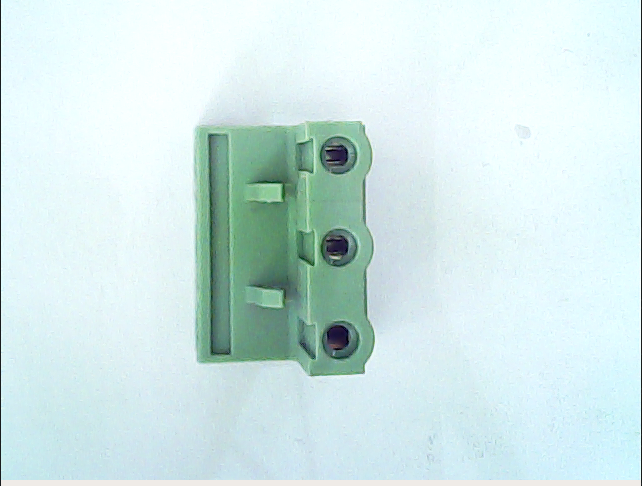
#> input picture DATA/socket.png, 642 x 486 px, found by its file name
$ python 'FLANN MATCHING.py'
#> lines starting #> are read from the running program, lines starting #| are printed output that depends on the picture; after the words box and inside, x2 and y2 are one past the last pixel; in counts of white or black regions, pixels touching at a corner belong together
### Imports
import cv2
import matplotlib.pyplot as plt
import numpy as np

### load Images
Original = cv2.imread('DATA/socket.png')
#> Original is the input picture: shape (486, 642, 3); mean B, G, R 231.1, 231.7, 209.7
Target = cv2.imread('DATA/socket2.jpg')
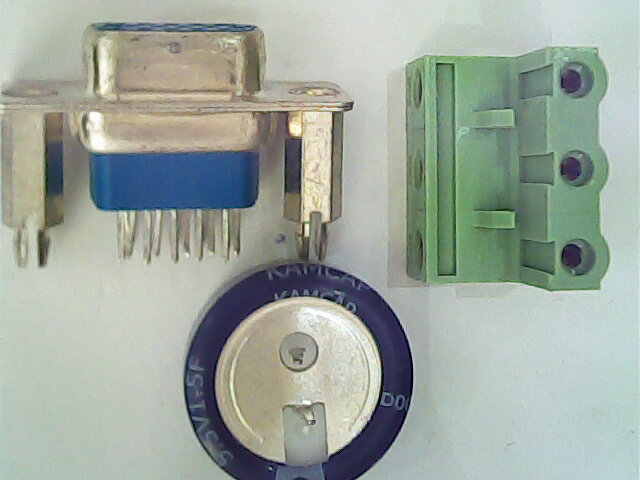
#> input picture DATA/socket2.jpg, 640 x 480 px, found by its file name
#> Target is the input picture: shape (480, 640, 3); mean B, G, R 158.3, 167.4, 157.8
Original = cv2.cvtColor(Original,cv2.COLOR_BGR2GRAY)
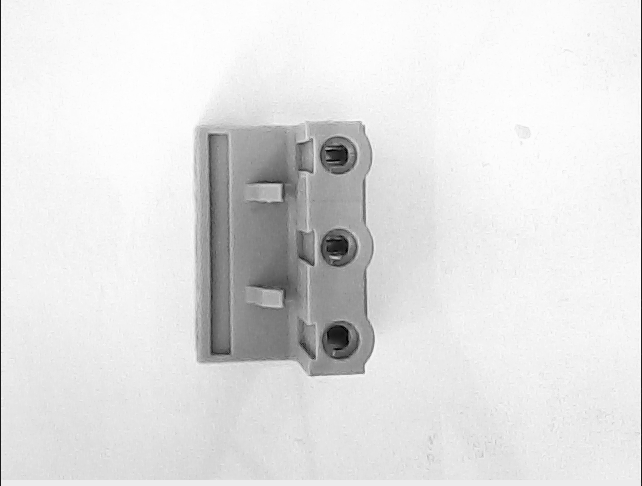
#> Original: shape (486, 642); min 0, max 255, mean 225.1
Target = cv2.cvtColor(Target,cv2.COLOR_BGR2GRAY)
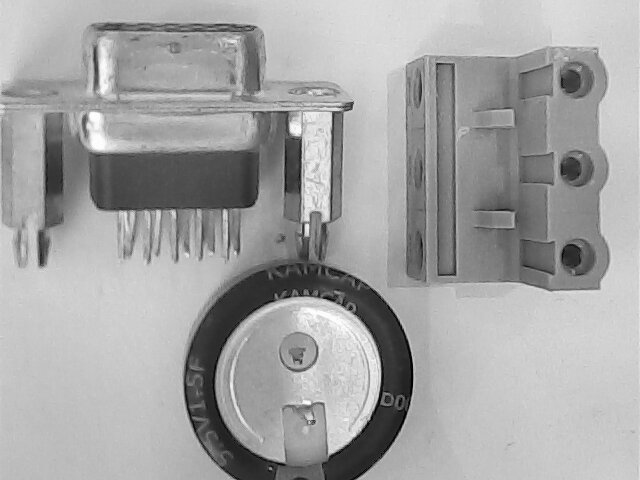
#> Target: shape (480, 640); min 1, max 255, mean 163.5

# ret,thresh = cv2.threshold(frame,(frame.max() /2),frame.max(),cv2.THRESH_BINARY)
Original = cv2.adaptiveThreshold(Original,Original.max(),cv2.ADAPTIVE_THRESH_MEAN_C,cv2.THRESH_BINARY,11,8)
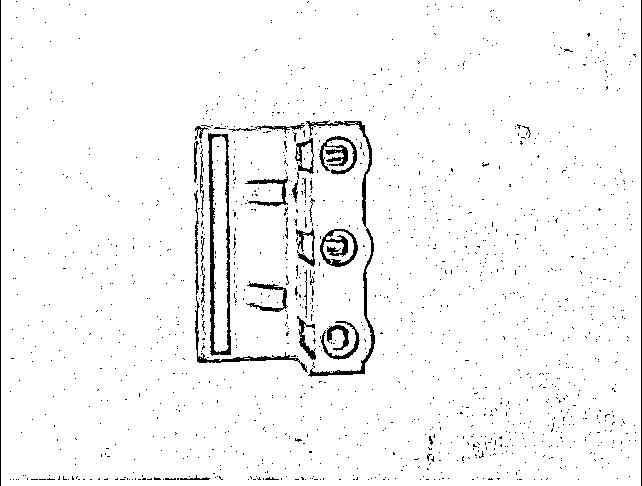
#> Original: shape (486, 642); 96.5% white; black in thin lines or dots
Target = cv2.adaptiveThreshold(Target,Target.max(),cv2.ADAPTIVE_THRESH_MEAN_C,cv2.THRESH_BINARY,11,8)
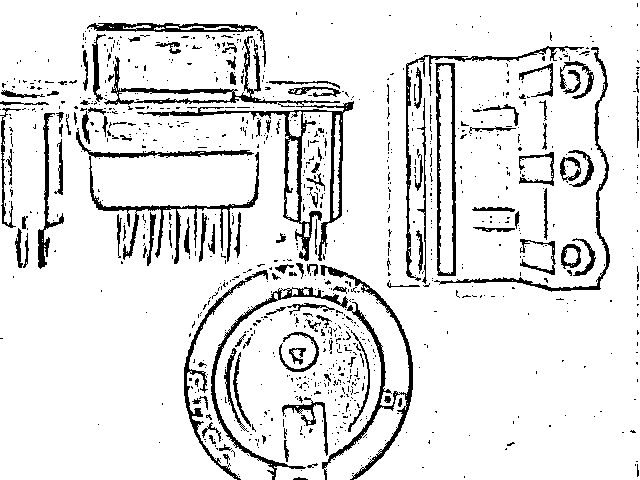
#> Target: shape (480, 640); 89.4% white; 960 black regions (833 under 20 px), largest, box (x1, y1, x2, y2) and area: (104, 36, 354, 261) 4624, (76, 128, 259, 264) 2497, (320, 265, 413, 480) 2265
### Create SIFT Function
sift = cv2.xfeatures2d.SIFT_create()
kp1, des1 = sift.detectAndCompute(Original, None)
#> kp1 = 563 keypoints; strongest (x, y, size): (589, 34, 2), (287, 334, 2), (203, 284, 2), (431, 443, 2.1)
kp2, des2 = sift.detectAndCompute(Target, None)
#> kp2 = 2056 keypoints; strongest (x, y, size): (76, 107, 2.2), (507, 93, 2), (389, 274, 2), (92, 124, 2.2)
### Initial the flann prameters
FLANN_INDEX_KDTREE = 0
index_params = dict(algorithm=FLANN_INDEX_KDTREE,trees=5)
search_params = dict(checks = 50)
### Create flann Matcher
flann = cv2.FlannBasedMatcher(index_params,search_params)

# find matches
matches = flann.knnMatch(des1, des2, k=2)
#> matches = 563 matches

# create match mask
matchesMask = [[0,0] for i in range(len(matches))]
#> matchesMask = 563 pairs, first value 0 to 0, second value 0 to 0

### RATIO MATCH1 < 75% MATCH 2

for i,(match1, match2) in enumerate(matches):

    if match1.distance < 0.75 * match2.distance:
         matchesMask[i] = [1,0]
#> after the loop, matchesMask = 563 pairs, first value 0 to 1, second value 0 to 0

# create mask for draw matches
# the match point are green and non match point are red
draw_params = dict(matchColor = (0,255,0),
                    singlePointColor=(255,0,0),
                    matchesMask=matchesMask,
                    flags=0)
#> draw_params = 4 items
# draw falnn matches
flann_matches = cv2.drawMatchesKnn(Original, kp1, Target, kp2, matches, None, **draw_params)
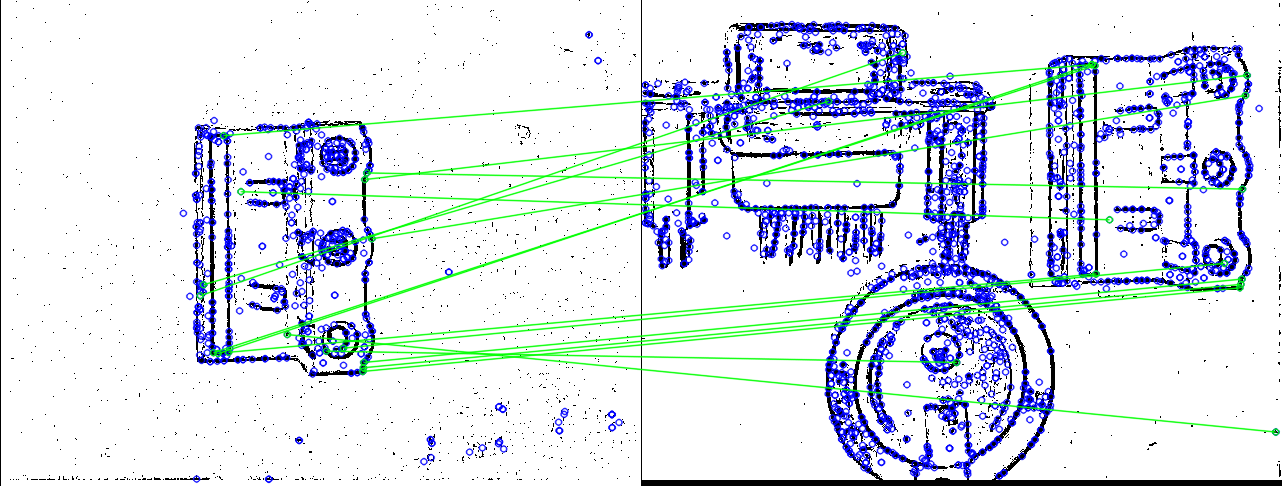
#> flann_matches: shape (486, 1282, 3); mean of channels 0, 1, 2 233.9, 225.6, 217.9; drawn as B, G, R

plt.imshow(flann_matches)
plt.title('FLANN FEATURE MATCHING')
plt.show()
